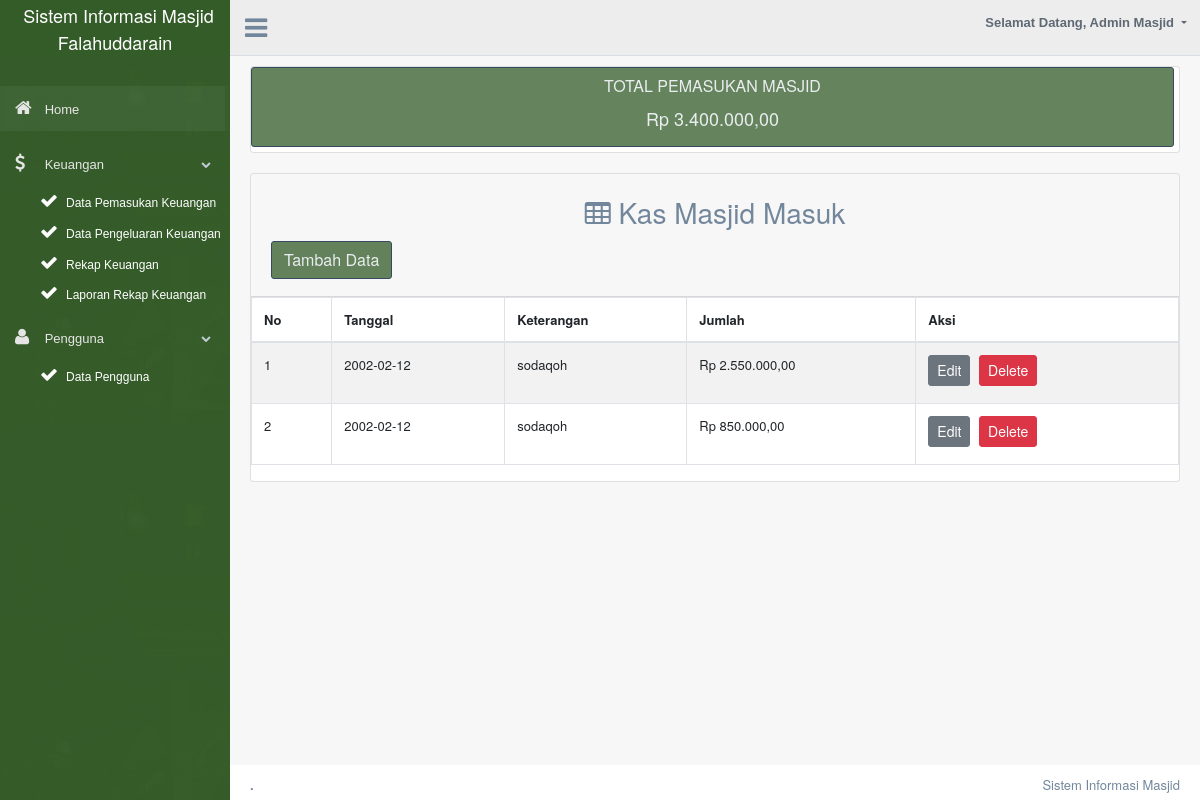
Screenshot of /index.php?page=tampil1 (signed in) with the database file from the repository.
### tables this page shows
CREATE TABLE `keuangan` (
  `id_km` int(11) NOT NULL,
  `tanggal` date NOT NULL,
  `keterangan` varchar(50) NOT NULL,
  `masuk` int(50) NOT NULL,
  `keluar` int(50) NOT NULL,
  `jenis` enum('masuk','keluar') NOT NULL
);

### rupiah.php (called while the page is built)
<?php
function rupiah($angka){
	$hasil_rupiah = "Rp " . number_format($angka,2,',','.');
	return $hasil_rupiah;
}

### tampil.php (the view, shortened to what this page needs)
<?php
include('config.php');
include ("rupiah.php");
?>
	<div class="card card-info" style="margin-top:20px">
	<button class="btn btn-dark right">TOTAL PEMASUKAN MASJID
	<?php
    $sql = mysqli_query($koneksi,"SELECT SUM(masuk) as tot_masuk  from keuangan where jenis='masuk'");
    while($data = mysqli_fetch_assoc($sql)) {
  ?>
	<h2>
		<?php echo rupiah($data['tot_masuk']); }?>
	</h2>
</button>
</div>
	<div class="card card-info" style="margin-top:20px">
		<div class="card-header">
		<h3 class="card-title">
			<center><i class="fa fa-table"></i> Kas Masjid Masuk</h3></center>
			<a href="index.php?page=tambah1"><button class="btn btn-dark right">Tambah Data</button></a>
	</div>
		<div class="table-responsive">
		<table class="table table-bordered table-striped">
			<thead>
				<tr>
					<th>No</th>
					<th>Tanggal </th>
					<th>Keterangan</th>
					<th>Jumlah</th>
					<th>Aksi</th>
				</tr>
			</thead>
			<tbody>
				<?php
				$sql = mysqli_query($koneksi, "SELECT * FROM keuangan where jenis='masuk' ORDER BY id_km ASC") or die(mysqli_error($koneksi));
				if(mysqli_num_rows($sql) > 0){
					$no = 1;
					while($data = mysqli_fetch_assoc($sql)){
						echo '
						<tr>
							<td>'.$no.'</td>
							<td>'.$data['tanggal'].'</td>
							<td>'.$data['keterangan'].'</td>
							<td>'.rupiah($data['masuk']).'</td>
							<td>
								<a href="index.php?page=edit_km&id_km='.$data['id_km'].'" class="btn btn-secondary btn-sm">Edit</a>
								<a href="delete.php?id_km='.$data['id_km'].'" class="btn btn-danger btn-sm" onclick="return confirm(\'Yakin ingin menghapus data ini?\')">Delete</a>
							</td>
						</tr>
						';
						$no++;
					}
				}else{
					echo '
					<tr>
						<td colspan="6">Tidak ada data.</td>
					</tr>
					';
				}
				?>
		</table>
	</div>
	</div>

### assets/css/new.css (style rules this page uses)
.btn-dark { background-color: #355c2ac2; }

### rows the page displays
keuangan: tanggal "2002-02-12", keterangan "sodaqoh", masuk "Rp 2.550.000,00"
keuangan: tanggal "2002-02-12", keterangan "sodaqoh", masuk "Rp 850.000,00"

### other values shown
$_SESSION['ses_nama'] "Admin Masjid"
rupiah($data['tot_masuk']) "Rp 3.400.000,00"
